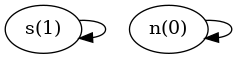

Generate this figure with Python:
import networkx as nx

G = nx.DiGraph()
G.add_nodes_from(['s(1)', 'n(0)'])
G.add_edges_from([('s(1)', 's(1)'), ('n(0)', 'n(0)')])

A = nx.nx_agraph.to_agraph(G)
A.layout('dot')
A.draw('Small_graph.png')
